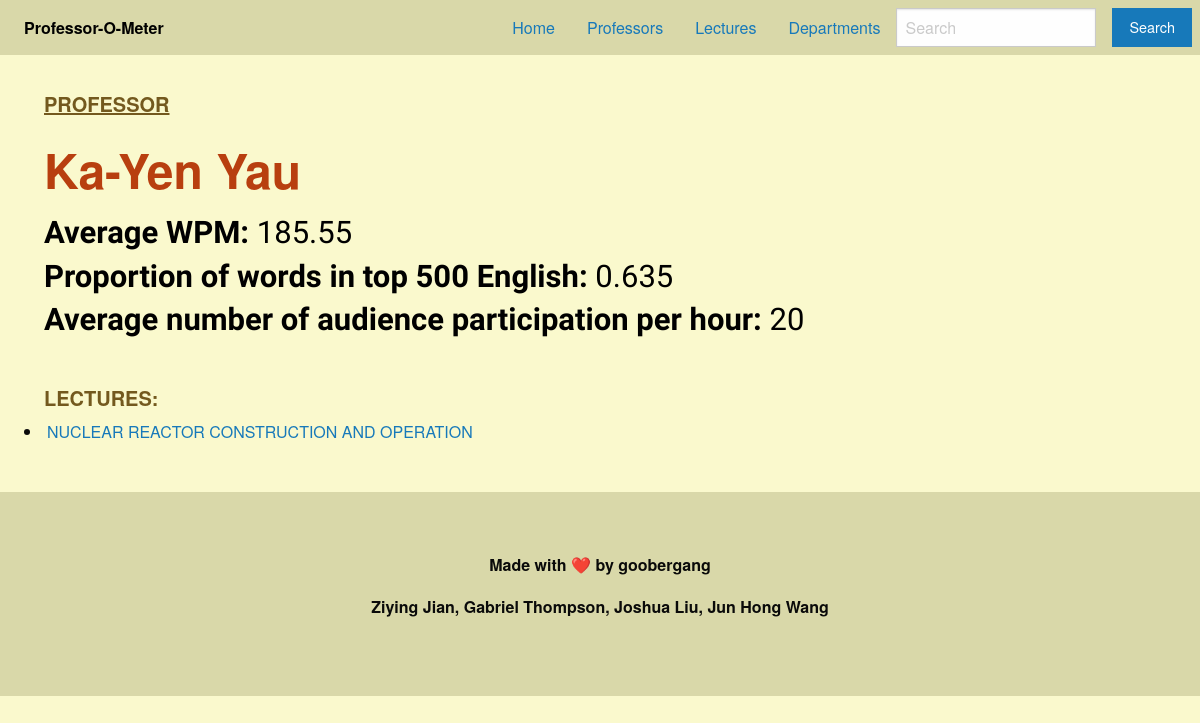
The page /prof/185 on the database its author committed.
### tables this page shows
CREATE TABLE Professor(professor_id int primary key, professor text, speed int, vocabulary int, stu_interact int);

CREATE TABLE Lectures(Lecture_id int primary key, course_title text, lecture_title text, professor_id int, topic text, speed int, vocabulary int);

### app/__init__.py (the view)
@app.route("/prof/<prof_id>", methods=["GET"])
def prof_info(prof_id):
    prof_lectures = get_lectures_from_prof_id(prof_id)
    info = get_professor_info(prof_id)
    n=info[1] # Name
    s=info[2] # Speed
    v=info[3] # vocab
    i=info[4] # student interaction
    return render_template("prof_info.html", ID=prof_id, LECTURES=prof_lectures, SPEED=s, VOCAB=v, INTERACTION=i, NAME=n)

### app/db.py (called while the page is built)
def get_professor_info(ID):
    c = db.cursor()
    c.execute("select * from Professor where (professor_id = ?)", (ID,))
    data = c.fetchall()
    c.close()
    if data == None :
        return []
    return data[0]

def get_lectures_from_prof_id(ID):
    c = db.cursor()
    c.execute("select Lecture_id,lecture_title from Lectures where (professor_id = ?)", (ID,))
    data = c.fetchall()
    c.close()
    if data == None :
        return []
    Titles = [[Title[0], Title[1]] for Title in data]
    return Titles

### app/templates/prof_info.html (shortened to what this page needs)
<!DOCTYPE html>
<html lang="en">
<head>
    <link rel="stylesheet" href="https://cdn.jsdelivr.net/npm/foundation-sites@6.7.5/dist/css/foundation.min.css"
>
    <link rel="stylesheet" href="static/css/stylesheet.css">
</head>
<body>
    <nav id="navbar" class="top-bar" data-topbar role="navigation">
        <div id="navbar" class="top-bar-left">
            <ul id="navbar" class="dropdown menu" data-responsive-menu="drilldown medium-dropdown">
                <li id="menu-text" class="menu-text">Professor-O-Meter</li>
            </ul>
        </div>
        <div id="navbar" class="top-bar-right">
            <ul id="navbar" class="dropdown menu" data-responsive-menu="drilldown medium-dropdown">
                <li><a href="/">Home</a></li>
                <li><a href="/professor">Professors</a></li>
                <li><a href="/lecture">Lectures</a></li>
                <li><a href="/departments">Departments</a></li>
                <ul class="menu">
                    <li>
                        <form id="navbar" action="/result" class="search-form">
                            <input type="search" placeholder="Search" name="search">
                    </li>
                    <li><button id="search_button" type="submit" class="button">Search</button>
                    </li>
                </ul>
        </div>
    </nav>
    <div style="margin-left: 2vw">
        <h2><u>PROFESSOR</u></h2>
        <h1 id="prof_name">{{NAME}} <br></h1>
        <h3>
        <b>Average WPM:</b> {{SPEED}} <br>
        <b>Proportion of words in top 500 English:</b> {{VOCAB}} <br>
        <b>Average number of audience participation per hour:</b> {{INTERACTION}}<br>
        <h2>LECTURES:</h2>
        {% for lecture in LECTURES %}
        </h3>
        <li><a href={{ url_for( 'lecture_info' ,lecture_id=lecture[0])}}>
                {{lecture[1]}}
            </a></li>
        {% endfor %}
    </div>
    <br><br>
  <footer class="footer">
    <div class="grid-container">
        <div class="grid-x grid-padding-x">
        <div class="cell small-12">
            <p>Made with ❤️ by goobergang</p>
            <p>Ziying Jian, Gabriel Thompson, Joshua Liu, Jun Hong Wang</p>
        </div>
        </div>
    </div>
  </footer>
</body>
</html>

### app/static/css/stylesheet.css (style rules this page uses)
#navbar { background-color: #d9d8a9; align-items: center; }
#menu-text { color: black }
.footer { background-color: #d9d8a9; padding: 60px; text-align: center; font-weight: bold; }
h1 { font-weight: bold; padding-left: 20px; padding-top: 20px; }
h2 { padding-left: 20px; color: #73591e; font-weight: bold; }
h3 { padding-left: 20px; color: black; }
body { background-color: #faf9cd; }

### app/templates/prof_info.html (style rules this page uses)
#navbar { background-color: #d9d8a9; align-items: center; }
#menu-text { color: black }
.footer { background-color: #d9d8a9; padding: 60px; text-align: center; font-weight: bold; }
#prof_name { color: #b83f0f }
h1 { font-weight: bold; padding-left: 20px; padding-top: 10px; }
h2 { font-size: 20px; padding-top: 35px; padding-left: 20px; color: #73591e; font-weight: bold; }
h3 { font-family: Work Sans, sans-serif; padding-left: 20px; color: black; }
body { background-color: #faf9cd; }

### rows shown on the page
Professor: professor "Ka-Yen Yau", speed "185.55", vocabulary "0.635"
Lectures: lecture_title "NUCLEAR REACTOR CONSTRUCTION AND OPERATION"

### other values the page prints
{{ INTERACTION }} "20"
